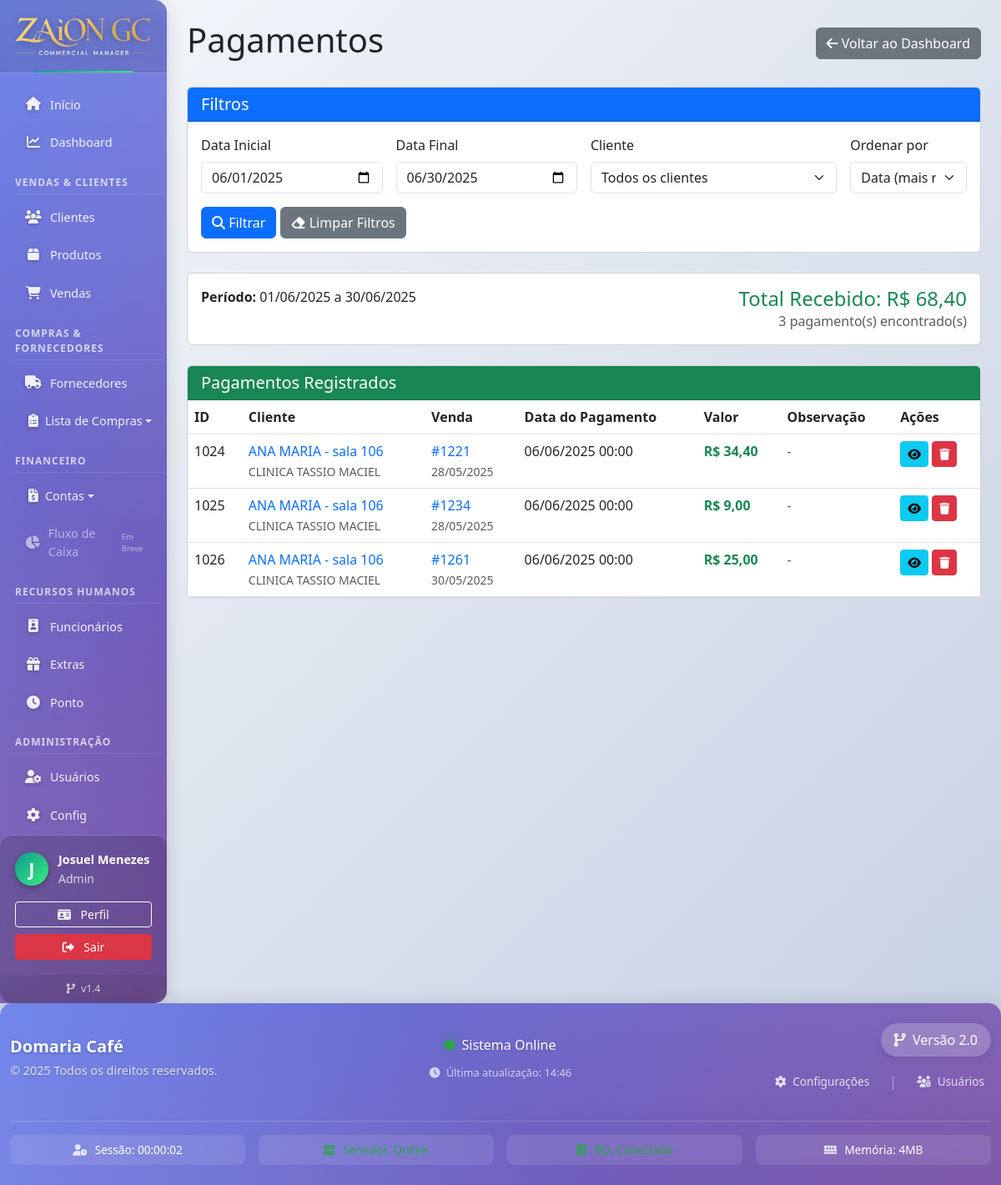
The page /pagamentos/listar.php (signed in) on the database its author committed.
### tables this page shows
CREATE TABLE `pagamentos` (
  `id` int NOT NULL,
  `venda_id` int NOT NULL,
  `valor` decimal(10,2) NOT NULL,
  `data_pagamento` datetime NOT NULL DEFAULT CURRENT_TIMESTAMP,
  `observacao` text
);

CREATE TABLE `clientes` (
  `id` int NOT NULL,
  `nome` varchar(100) NOT NULL,
  `telefone` varchar(20) NOT NULL,
  `empresa` varchar(100) NOT NULL,
  `limite_compra` decimal(10,2) NOT NULL,
  `data_cadastro` timestamp NOT NULL DEFAULT CURRENT_TIMESTAMP
);

CREATE TABLE `vendas` (
  `id` int NOT NULL,
  `cliente_id` int NOT NULL,
  `data_venda` timestamp NOT NULL DEFAULT CURRENT_TIMESTAMP,
  `status` enum('aberto','pago','cancelado') DEFAULT 'aberto'
);

### pagamentos/listar.php (the view, shortened to what this page needs)
<?php
require_once '../config/database.php';
$pagina_atual = isset($_GET['pagina']) ? (int)$_GET['pagina'] : 1;
$por_pagina = 20;
$offset = ($pagina_atual - 1) * $por_pagina;
$data_inicio = isset($_GET['data_inicio']) ? $conn->real_escape_string($_GET['data_inicio']) : date('Y-m-01');
$data_fim = isset($_GET['data_fim']) ? $conn->real_escape_string($_GET['data_fim']) : date('Y-m-t');
$ordenacao = isset($_GET['ordenacao']) ? $conn->real_escape_string($_GET['ordenacao']) : 'data_desc';
$where = "1=1";
if (!empty($data_inicio)) {
    $where .= " AND DATE(p.data_pagamento) >= '$data_inicio'";
}
if (!empty($data_fim)) {
    $where .= " AND DATE(p.data_pagamento) <= '$data_fim'";
}
$order_by = "";
switch ($ordenacao) {
    case 'data_desc':
    default:
        $order_by = "p.data_pagamento DESC";
        break;
}
$sql_count = "SELECT COUNT(*) as total
              FROM pagamentos p
              JOIN vendas v ON p.venda_id = v.id
              JOIN clientes c ON v.cliente_id = c.id
              WHERE $where";
$result_count = $conn->query($sql_count);
$total_registros = $result_count->fetch_assoc()['total'];
$sql = "SELECT p.*, v.id as venda_id, v.data_venda, c.id as cliente_id, c.nome as cliente_nome, c.empresa
        FROM pagamentos p
        JOIN vendas v ON p.venda_id = v.id
        JOIN clientes c ON v.cliente_id = c.id
        WHERE $where
        ORDER BY $order_by
        LIMIT $offset, $por_pagina";
$result = $conn->query($sql);
$sql_total = "SELECT SUM(p.valor) as total
              FROM pagamentos p
              JOIN vendas v ON p.venda_id = v.id
              JOIN clientes c ON v.cliente_id = c.id
              WHERE $where";
$result_total = $conn->query($sql_total);
$total_pagamentos = $result_total->fetch_assoc()['total'] ?? 0;
include '../includes/header.php';
?>
<div class="d-flex justify-content-between align-items-center mb-4">
    <h1>Pagamentos</h1>
    <div>
        <a href="../dashboard.php" class="btn btn-secondary">
            <i class="fas fa-arrow-left"></i> Voltar ao Dashboard
        </a>
    </div>
</div>
<div class="card mb-4">
    <div class="card-header bg-primary text-white">
        <h5 class="card-title mb-0">Filtros</h5>
    </div>
    <div class="card-body">
        <form method="GET" action="" class="row g-3">
            <div class="col-md-3">
                <label for="data_inicio" class="form-label">Data Inicial</label>
                <input type="date" class="form-control" id="data_inicio" name="data_inicio" value="<?php echo $data_inicio; ?>">
            </div>
            <div class="col-md-3">
                <label for="data_fim" class="form-label">Data Final</label>
                <input type="date" class="form-control" id="data_fim" name="data_fim" value="<?php echo $data_fim; ?>">
            </div>
            <div class="col-md-4">
                <label for="cliente_id" class="form-label">Cliente</label>
                <select class="form-select" id="cliente_id" name="cliente_id">
                    <option value="0">Todos os clientes</option>
                </select>
            </div>
            <div class="col-md-2">
                <label for="ordenacao" class="form-label">Ordenar por</label>
                <select class="form-select" id="ordenacao" name="ordenacao">
                    <option value="data_desc" <?php echo ($ordenacao == 'data_desc') ? 'selected' : ''; ?>>Data (mais recente)</option>
                </select>
            </div>
            <div class="col-12">
                <button type="submit" class="btn btn-primary">
                    <i class="fas fa-search"></i> Filtrar
                </button>
                <a href="listar.php" class="btn btn-secondary">
                    <i class="fas fa-eraser"></i> Limpar Filtros
                </a>
            </div>
        </form>
    </div>
</div>
<div class="card mb-4">
    <div class="card-body">
        <div class="row">
            <div class="col-md-6">
                <p class="mb-0">
                    <strong>Período:</strong> <?php echo date('d/m/Y', strtotime($data_inicio)); ?> a <?php echo date('d/m/Y', strtotime($data_fim)); ?>
                </p>
            </div>
            <div class="col-md-6 text-md-end">
                <h4 class="text-success mb-0">
                    Total Recebido: R$ <?php echo number_format($total_pagamentos, 2, ',', '.'); ?>
                </h4>
                <p class="text-muted mb-0">
                    <?php echo $total_registros; ?> pagamento(s) encontrado(s)
                </p>
            </div>
        </div>
    </div>
</div>
<div class="card">
    <div class="card-header bg-success text-white">
        <h5 class="card-title mb-0">Pagamentos Registrados</h5>
    </div>
    <div class="card-body p-0">
        <div class="table-responsive">
            <table class="table table-hover mb-0">
                <thead>
                    <tr>
                        <th>ID</th>
                        <th>Cliente</th>
                        <th>Venda</th>
                        <th>Data do Pagamento</th>
                        <th>Valor</th>
                        <th>Observação</th>
                        <th>Ações</th>
                    </tr>
                </thead>
                <tbody>
                    <?php if ($result->num_rows == 0): ?>
                    <tr>
                        <td colspan="7" class="text-center">Nenhum pagamento encontrado</td>
                    </tr>
                    <?php else: ?>
                        <?php while ($pagamento = $result->fetch_assoc()): ?>
                        <tr>
                            <td><?php echo $pagamento['id']; ?></td>
                            <td>
                                <a href="../clientes/detalhes.php?id=<?php echo $pagamento['cliente_id']; ?>" class="text-decoration-none">
                                    <?php echo htmlspecialchars($pagamento['cliente_nome']); ?>
                                </a>
                                <?php if (!empty($pagamento['empresa'])): ?>
                                    <br><small class="text-muted"><?php echo htmlspecialchars($pagamento['empresa']); ?></small>
                                <?php endif; ?>
                            </td>
                            <td>
                                <a href="../vendas/detalhes.php?id=<?php echo $pagamento['venda_id']; ?>" class="text-decoration-none">
                                    #<?php echo $pagamento['venda_id']; ?>
                                </a>
                                <br>
                                <small class="text-muted"><?php echo date('d/m/Y', strtotime($pagamento['data_venda'])); ?></small>
                            </td>
                            <td><?php echo date('d/m/Y H:i', strtotime($pagamento['data_pagamento'])); ?></td>
                            <td class="text-success fw-bold">R$ <?php echo number_format($pagamento['valor'], 2, ',', '.'); ?></td>
                            <td>
                                <?php if (!empty($pagamento['observacao'])): ?>
                                    <?php echo htmlspecialchars($pagamento['observacao']); ?>
                                <?php else: ?>
                                    <span class="text-muted">-</span>
                                <?php endif; ?>
                            </td>
                            <td>
                                <a href="../vendas/detalhes.php?id=<?php echo $pagamento['venda_id']; ?>" class="btn btn-sm btn-info" data-bs-toggle="tooltip" title="Ver Venda">
                                    <i class="fas fa-eye"></i>
                                </a>
                                <?php if (isset($_SESSION['nivel_acesso']) && $_SESSION['nivel_acesso'] == 'admin'): ?>
                                <a href="excluir.php?id=<?php echo $pagamento['id']; ?>" class="btn btn-sm btn-danger" data-bs-toggle="tooltip" title="Excluir Pagamento" onclick="return confirm('Tem certeza que deseja excluir este pagamento?');">
                                    <i class="fas fa-trash"></i>
                                </a>
                                <?php endif; ?>
                            </td>
                        </tr>
                        <?php endwhile; ?>
                    <?php endif; ?>
                </tbody>
            </table>
        </div>
    </div>
</div>
<?php include '../includes/footer.php'; ?>

### rows shown on the page
pagamentos: id "1024", clientes.nome "ANA MARIA - sala 106", clientes.empresa "CLINICA TASSIO MACIEL", venda "1221", venda.data_venda "28/05/2025", data_pagamento "06/06/2025 00:00", valor "34,40"
pagamentos: id "1025", clientes.nome "ANA MARIA - sala 106", clientes.empresa "CLINICA TASSIO MACIEL", venda "1234", venda.data_venda "28/05/2025", data_pagamento "06/06/2025 00:00", valor "9,00"
pagamentos: id "1026", clientes.nome "ANA MARIA - sala 106", clientes.empresa "CLINICA TASSIO MACIEL", venda "1261", venda.data_venda "30/05/2025", data_pagamento "06/06/2025 00:00", valor "25,00"

### other values the page prints
substr($_SESSION['usuario_nome'] ?? 'U', 0, 1) "J"
$_SESSION['usuario_nome'] "Josuel Menezes"
$_SESSION['nivel_acesso'] "Admin"
$versao_sistema "1.4"
date('d/m/Y', strtotime($data_inicio)) "01/06/2025"
date('d/m/Y', strtotime($data_fim)) "30/06/2025"
$total_pagamentos "68,40"
$total_registros "3"
$empresa_nome "Domaria Café"
$versao_sistema "2.0"
memory_get_usage(true) / 1024 / 1024 "4"
